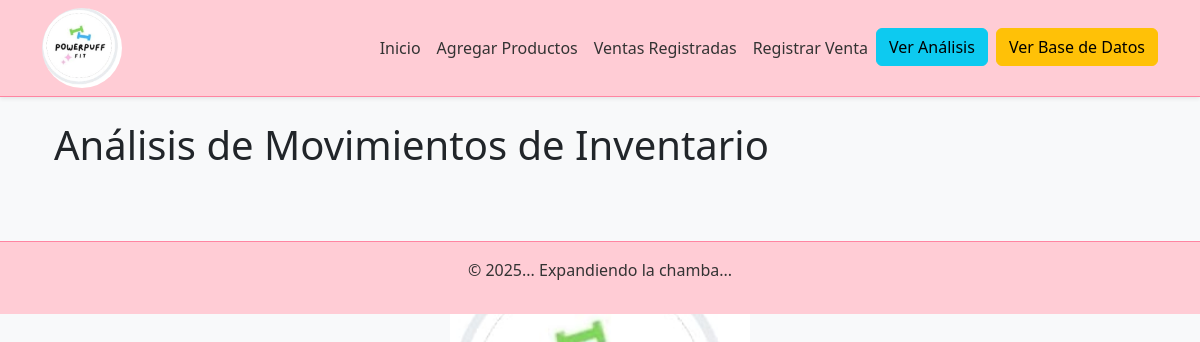
Before: /analisis_productos with the older database file.
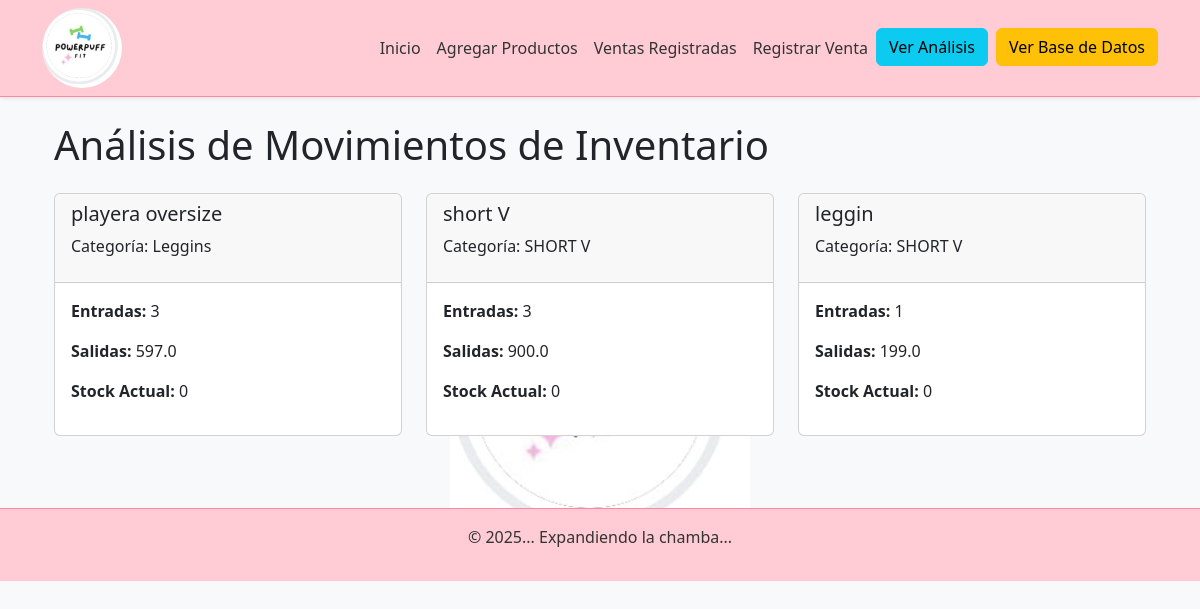
After: the same page with the newer database file.
### app/models.py (models this page shows, shortened)
class Producto(db.Model):
    id = db.Column(db.Integer, primary_key=True)
    nombre = db.Column(db.String(100), nullable=False)
    descripcion = db.Column(db.Text, nullable=True)
    precio = db.Column(db.Float, nullable=False)
    cantidad = db.Column(db.Integer, default=0)
    categoria_id = db.Column(db.Integer, db.ForeignKey('categoria.id'), nullable=False)  # Clave foránea a 'Categoria'
    activo = db.Column(db.Boolean, default=True)
    fecha_registro = db.Column(db.DateTime, default=datetime.utcnow)
    cantidad_vendida = db.Column(db.Integer, default=0)
    variantes = db.relationship('ProductoVariante', back_populates='producto')
    ventas = db.relationship('VentaProducto', back_populates='producto')
    movimientos = db.relationship('MovimientoInventario', back_populates='producto')
    categoria = db.relationship('Categoria', backref='productos')

class Categoria(db.Model):
    __tablename__ = 'categoria'
    id = db.Column(db.Integer, primary_key=True)
    nombre = db.Column(db.String(100), nullable=False, unique=True)

### app/routes.py (the view)
@routes.route('/analisis_productos')
def analisis_productos():
    filtro = request.args.get('filtro', 'vendidos')  # Cambiado a 'vendidos' por defecto
    query = db.session.query(
        Producto,
        db.func.coalesce(db.func.sum(VentaProducto.cantidad), 0).label('total_vendido'),
        db.func.coalesce(db.func.sum(VentaProducto.cantidad * Producto.precio), 0).label('ventas_totales'),
        db.case(
            (Producto.cantidad - db.func.coalesce(db.func.sum(VentaProducto.cantidad), 0) >= 0,
             Producto.cantidad - db.func.coalesce(db.func.sum(VentaProducto.cantidad), 0)),
            else_=0
        ).label('stock_restante')
    ).join(VentaProducto, VentaProducto.producto_id == Producto.id, isouter=True) \
     .join(Categoria, Categoria.id == Producto.categoria_id) \
     .group_by(Producto.id, Categoria.id)  # Agrupamos por Producto y Categoria
    if filtro == 'vendidos':
        query = query.having(db.func.coalesce(db.func.sum(VentaProducto.cantidad), 0) > 0)
    productos_venta = query.all()
    if not productos_venta and filtro == 'vendidos':
        flash("No hay productos vendidos.", "warning")
        return render_template('analisis.html', datos=[], grafico_productos=None, filtro=filtro)
    productos = [producto[0].nombre for producto in productos_venta]  # Accede al producto (0) en la tupla
    cantidad_vendida = [producto.total_vendido for producto in productos_venta]
    fig, ax = plt.subplots(figsize=(10, 6))
    ax.barh(productos, cantidad_vendida, color='green')
    ax.set_xlabel('Cantidad Vendida')
    ax.set_ylabel('Producto')
    ax.set_title('Productos Más Vendidos')
    img = io.BytesIO()
    canvas = FigureCanvas(fig)
    canvas.print_png(img)
    img.seek(0)
    grafico_productos_base64 = base64.b64encode(img.getvalue()).decode('utf8')
    return render_template('analisis.html',
                           datos=productos_venta,
                           grafico_productos=grafico_productos_base64,
                           filtro=filtro)

### app/templates/analisis.html (shortened to what this page needs)
{% extends 'base.html' %}
{% block content %}
<div class="container">
    <h1 class="my-4">Análisis de Movimientos de Inventario</h1>
    <div class="row">
        {% for item in datos %}
        <div class="col-md-4">
            <div class="card mb-4">
                <div class="card-header">
                    <h5>{{ item[0].nombre }}</h5>
                    <p>Categoría: {{ item[0].categoria.nombre }}</p>
                </div>
                <div class="card-body">
                    <p><strong>Entradas:</strong> {{ item.total_vendido }}</p>
                    <p><strong>Salidas:</strong> {{ item.ventas_totales }}</p>
                    <p><strong>Stock Actual:</strong> {{ item.stock_restante }}</p>
                </div>
            </div>
        </div>
        {% endfor %}
    </div>
</div>
{% endblock %}

Changed rows visible on the page:
added Producto: nombre "playera oversize", nombre "Leggins", total_vendido "3", ventas_totales "597.0", stock_restante "0"
added Producto: nombre "short V", nombre "SHORT V", total_vendido "3", ventas_totales "900.0", stock_restante "0"
added Producto: nombre "leggin", nombre "SHORT V", total_vendido "1", ventas_totales "199.0", stock_restante "0"
